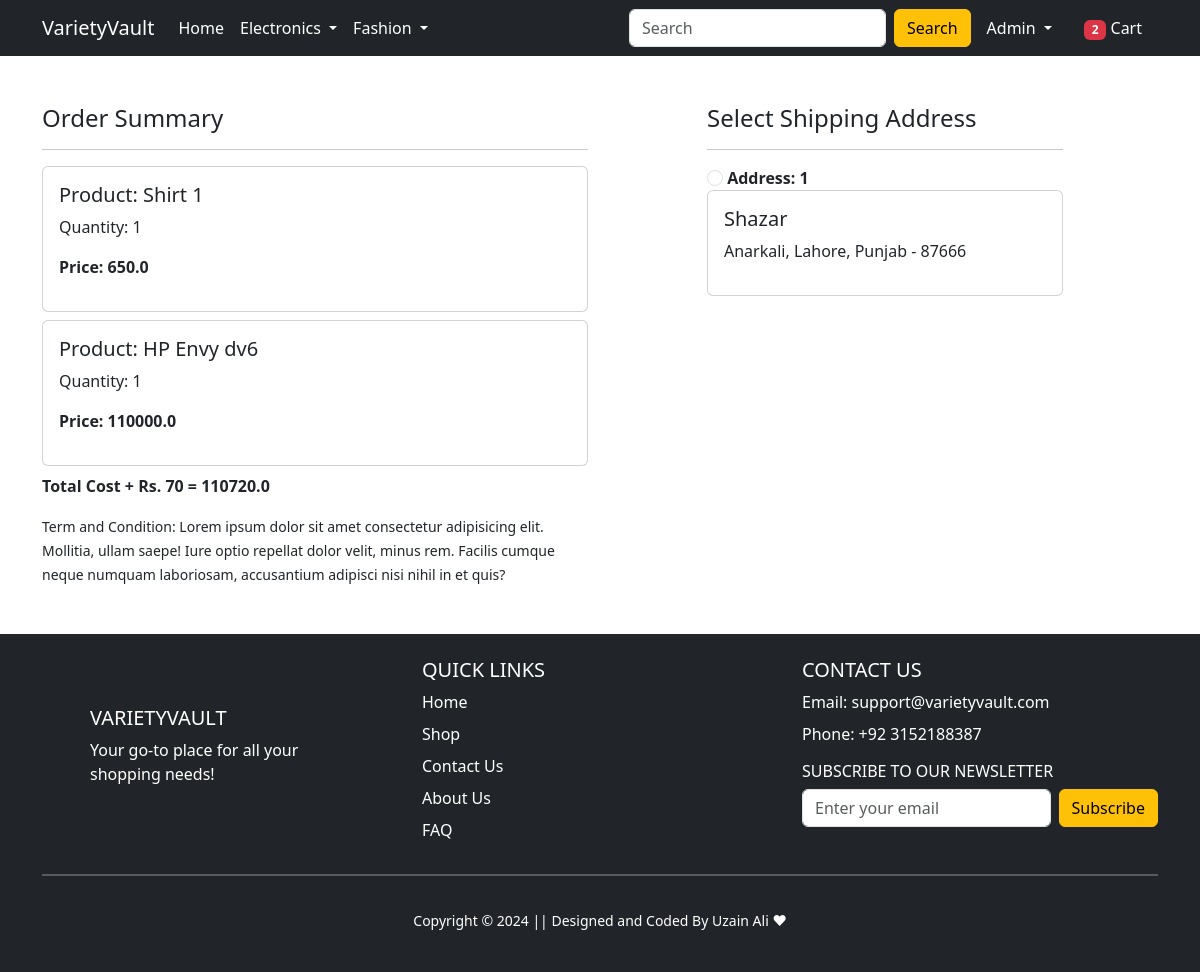
/checkout/ (signed in), run on an earlier commit of the app's database.
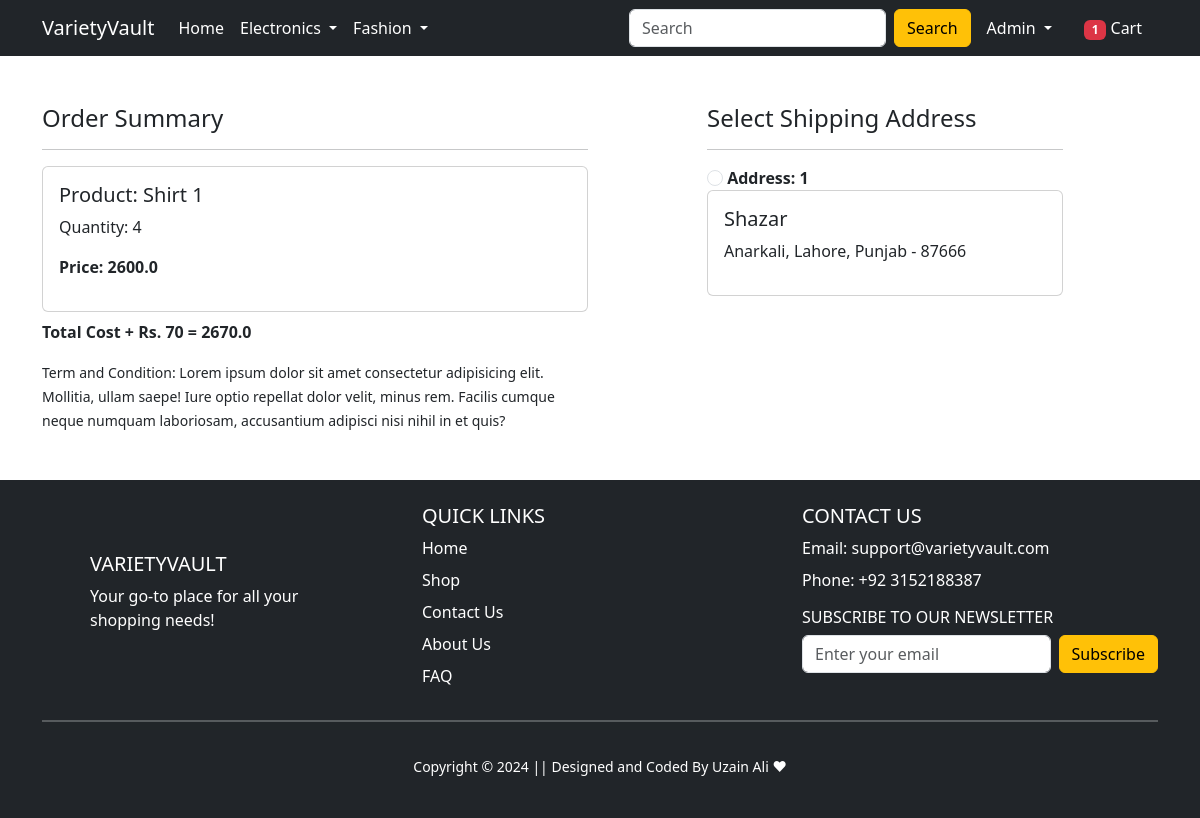
And on a later commit of the database.
### app/models.py (models this page shows, shortened)
class Cart(models.Model):
    user = models.ForeignKey(User, on_delete=models.CASCADE)
    product = models.ForeignKey(Product, on_delete=models.CASCADE)
    quantity = models.PositiveIntegerField(default=1)
    class Meta:
        db_table = 'cart'
    @property
    def total_cost(self):
        return self.quantity * self.product.discounted_price

class Product(models.Model):
    title = models.CharField(max_length=100)
    selling_price = models.FloatField()
    discounted_price = models.FloatField()
    description = models.TextField()
    brand = models.CharField(max_length=100)
    category = models.CharField(choices=CATEGORY_CHOICES,max_length=100)
    product_image = models.ImageField(upload_to='productimg')
    class Meta:
        db_table = "product"

class Customer(models.Model):
    user = models.ForeignKey(User, on_delete=models.CASCADE)
    name = models.CharField(max_length=200)
    locality = models.CharField(max_length=200)
    city = models.CharField(choices=City_CHOICES,max_length=50)
    zipcode = models.IntegerField()
    state = models.CharField(choices=STATE_CHOICES,max_length=50)
    class Meta:
        db_table="customer"

### app/views.py (the view)
# urls.py: path('checkout/', views.checkout, name='checkout'),
@login_required
def checkout(request):
  user=request.user
  address = Customer.objects.filter(user=user)
  cart_items = Cart.objects.filter(user=user)
  amount = 0.0
  totalitem = 0
  shipping_amount = 70.0
  totalamount =0.0
  cart_product = [p for p in Cart.objects.all() if p.user == request.user]
  if cart_product:
    for p in cart_product:
      tempamount = (p.quantity * p.product.discounted_price)
      amount += tempamount
      totalamount = amount + shipping_amount
  if request.user.is_authenticated:
    totalitem = len(Cart.objects.filter(user=request.user))
  return render(request, 'app/checkout.html', {"address":address, "totalamount":totalamount, "cart_items":cart_items, "totalitem":totalitem})

### app/templates/app/checkout.html (shortened to what this page needs)
{% extends 'app/base.html' %}
{% load static %}
{% block main-content %}
<div class="container">
 <div class="row mt-5">
  <div class="col-sm-6">
    <h4>Order Summary</h4>
    <hr>
    {% for item in cart_items %}
      <div class="card mb-2">
        <div class="card-body">
          <h5>Product: {{item.product.title}}</h5>
          <p>Quantity: {{item.quantity}}</p>
          <p class="fw-bold">Price: {{item.total_cost}}</p>
        </div>
      </div>
      {% endfor %}
      <p class="fw-bold">Total Cost + Rs. 70  = {{totalamount}}</p>
    <small>Term and Condition: Lorem ipsum dolor sit amet consectetur adipisicing elit. Mollitia, ullam saepe! Iure optio repellat dolor velit, minus rem. Facilis cumque neque numquam laboriosam, accusantium adipisci nisi nihil in et quis?</small>
  </div>
  <div class="col-sm-4 offset-sm-1">
    <h4>Select Shipping Address</h4>
    <hr>
    <form action="/paymentdone/" id="myform">
      {% for ad in address %}
        <input class="form-check-input" type="radio" value="{{ad.id}}" name="custid" id="custid{{forloop.counter}}">
        <label class="form-check-label fw-bold" for="custid{{forloop.counter}}">
        Address: {{forloop.counter}} </label>
        <div class="card">
          <div class="card-body">
          <h5>{{ad.name}}</h5>
          <p>{{ad.locality}}, {{ad.city}}, {{ad.state}} - {{ad.zipcode}}</p>
          </div>
        </div>
          <div class="form-check mt-2 ">
          </div>
        {% endfor %}
      </form>
    </div>
  </div>
</div>
{% endblock main-content %}

### app/templates/app/base.html (shortened to what this page needs)
<!doctype html>
{% load static %}
<html lang="en">
  <head>
    <link href="https://cdn.jsdelivr.net/npm/bootstrap@5.3.3/dist/css/bootstrap.min.css" rel="stylesheet">
    <link rel="stylesheet" href="{% static 'app/css/owl.carousel.min.css' %}">
    <link rel="stylesheet" href="{% static 'app/css/all.min.css' %}">
    <link rel="stylesheet" href="{% static 'app/css/style.css' %}">
  </head>
  <body>
    <nav class="navbar navbar-expand-lg navbar-dark bg-dark">
     <div class="container">
       <a class="navbar-brand" href="/">VarietyVault</a>
       <div class="collapse navbar-collapse" id="navbarSupportedContent">
         <ul class="navbar-nav me-auto mb-2 mb-lg-0">
           <li class="nav-item">
             <a class="nav-link active" aria-current="page" href="/">Home</a>
           </li>
           <li class="nav-item dropdown">
             <a class="nav-link dropdown-toggle text-white" href="#" id="electronicsDropdown" role="button" data-bs-toggle="dropdown" aria-expanded="false">
               Electronics
             </a>
           </li>
           <li class="nav-item dropdown">
             <a class="nav-link dropdown-toggle text-white" href="#" id="fashionDropdown" role="button" data-bs-toggle="dropdown" aria-expanded="false">
               Fashion
             </a>
           </li>
         </ul>
         <form class="d-flex">
           <input class="form-control me-2" type="search" placeholder="Search" aria-label="Search">
           <button class="btn btn-warning" type="submit">Search</button>
         </form>
         <div>
          <ul class="navbar-nav me-auto mb-2 mb-lg-0">
            {% if request.user.is_authenticated %}
           <li class="nav-item dropdown mx-2">
              <a class="nav-link dropdown-toggle text-white" href="#" id="profileDropdown" role="button" data-bs-toggle="dropdown" aria-expanded="false">
                {{request.user.username|capfirst}}
              </a>
            </li>
            <li class="nav-item mx-2">
             <a href="{% url 'show-cart' %}" class="nav-link text-white"><span class="badge bg-danger">{{totalitem}}</span> Cart </a>
            </li>
            {% endif %}
          </ul>
         </div>
       </div>
     </div>
    </nav>
    {% block main-content %} {% endblock main-content %}
<footer class="container-fluid bg-dark text-white h-100 mt-5" style="min-height: 200px;">
  <div class="container py-4">
    <div class="d-grid gap-4" style="grid-template-columns: repeat(auto-fit, minmax(200px, 1fr));">
      <div class="m-5">
        <h5 class="text-uppercase">VarietyVault</h5>
        <p>Your go-to place for all your shopping needs!</p>
      </div>
      <div>
        <h5 class="text-uppercase">Quick Links</h5>
        <ul class="list-unstyled">
          <li class="mb-2"><a href="" class="text-white text-decoration-none">Home</a></li>
          <li class="mb-2"><a href="" class="text-white text-decoration-none">Shop</a></li>
          <li class="mb-2"><a href="" class="text-white text-decoration-none">Contact Us</a></li>
          <li class="mb-2"><a href="" class="text-white text-decoration-none">About Us</a></li>
          <li class="mb-2"><a href="" class="text-white text-decoration-none">FAQ</a></li>
        </ul>
      </div>
      <div>
        <h5 class="text-uppercase">Contact Us</h5>
        <ul class="list-unstyled">
          <li class="mb-2">Email: support@varietyvault.com</li>
          <li class="mb-2">Phone: +92 3152188387</li>
        </ul>
        <h6 class="text-uppercase">Subscribe to our Newsletter</h6>
        <form class="d-flex" action="#" method="post">
          <input type="email" class="form-control me-2" placeholder="Enter your email" required>
          <button type="submit" class="btn btn-warning">Subscribe</button>
        </form>
      </div>
    </div>
    <hr class="border border-light">
    <div class="row mt-3">
      <div class="col-12 text-center py-3">
        <small>Copyright &copy; 2024 || Designed and Coded By Uzain Ali &#10084;</small>
      </div>
    </div>
  </div>
</footer>
  </body>
</html>

What changed in the data, as far as the page shows it:
removed Cart: product "HP Envy dv6", quantity "1", total_cost "110000.0"
changed Cart "Shirt 1": quantity "1" → "4"; total_cost "650.0" → "2600.0"
Also different on the page:
{{ totalitem }}: "2" → "1"
{{ totalamount }}: "110720.0" → "2670.0"
